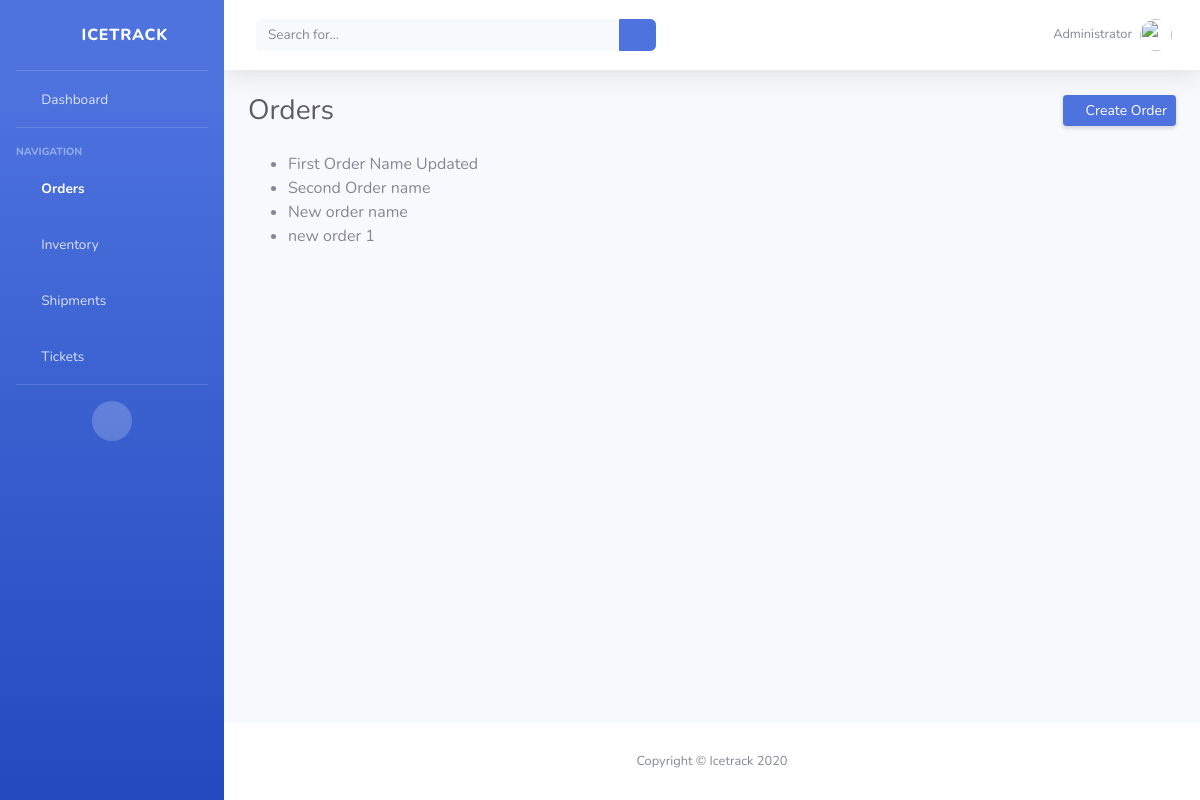
/orders/, run on an earlier commit of the app's database.
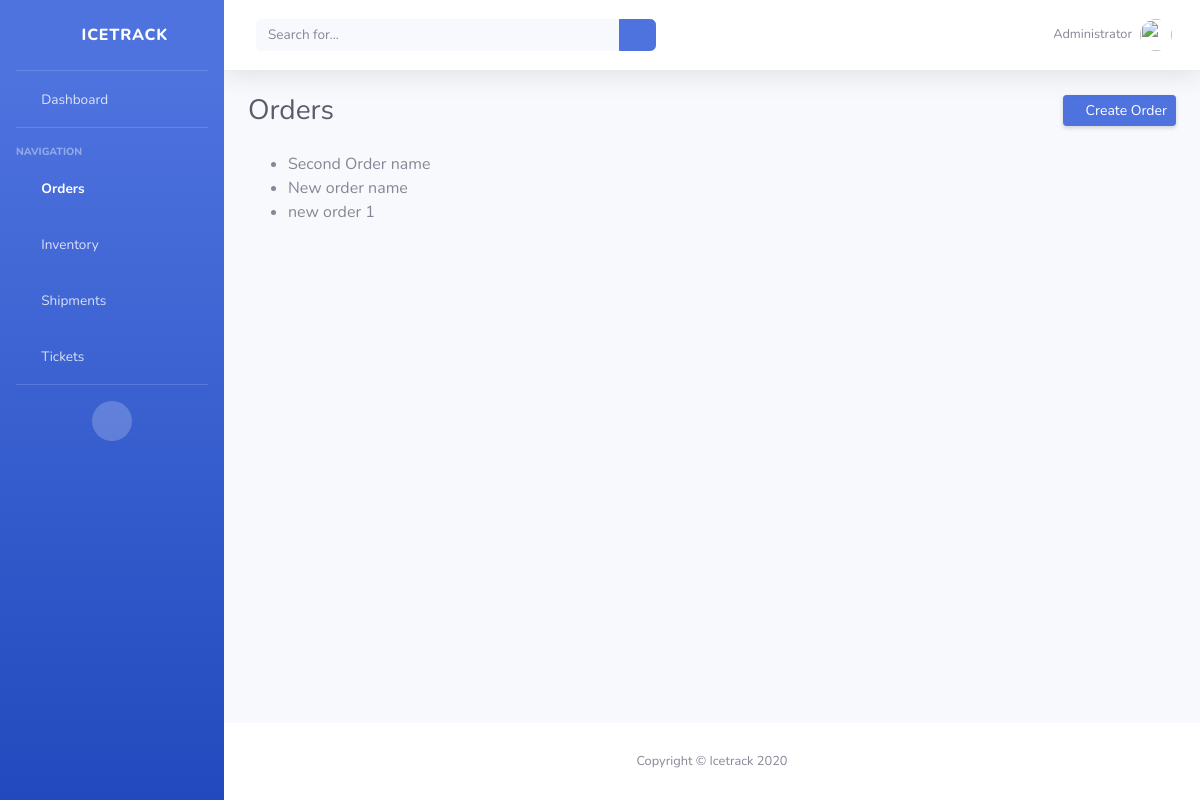
And on a later commit of the database.
### icetrack/models.py (models this page shows, shortened)
class Order(models.Model):
    name = models.CharField(max_length=50, blank=True, null=True)
    inventory = models.ManyToManyField('Inventory', blank=True)

### icetrack/views.py (the view)
# urls.py: path('orders/', OrdersPageView.as_view(), name="orders"),
class OrdersPageView(ListView):
    model = Order
    template_name = 'orders.html'
    context_object_name = 'all_orders_list'

### templates/orders.html
{% extends 'base.html' %}
{% block content%}
<div class="container-fluid">
    <div class="d-sm-flex align-items-center justify-content-between mb-4">
        <h1 class="h3 mb-0 text-gray-800">Orders</h1>
        <a href="{% url 'create_order' %}" class="d-none d-sm-inline-block btn btn-sm btn-primary shadow-sm"><i class="fas fa-plus fa-sm text-white-50"></i> Create Order</a>
    </div>
    <ul>
        {% for order in all_orders_list %}
            <li>{{ order.name }}</li>
        {% endfor %}
    </ul>
</div>
{% endblock content %}

What changed in the data, as far as the page shows it:
removed Order: name "First Order Name Updated"
